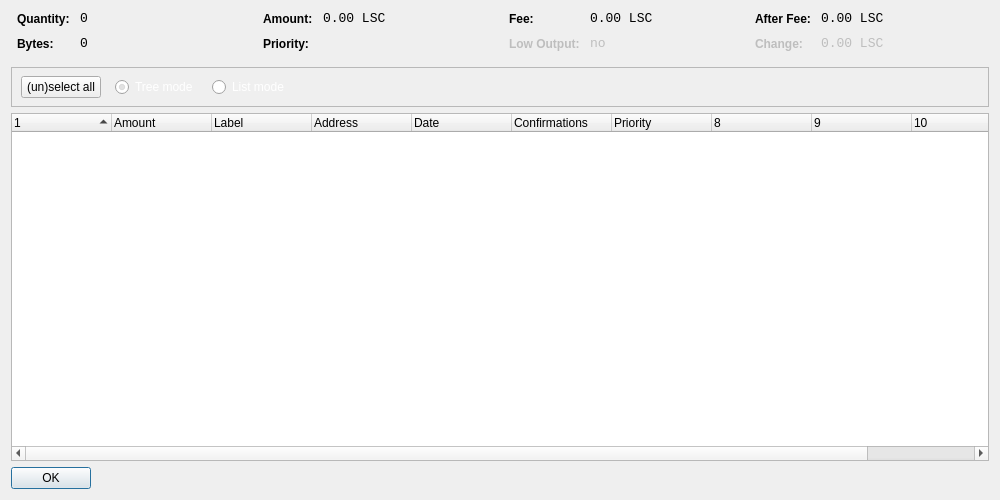
<?xml version="1.0" encoding="UTF-8"?>
<ui version="4.0">
 <class>CoinControlDialog</class>
 <widget class="QDialog" name="CoinControlDialog">
  <property name="geometry">
   <rect>
    <x>0</x>
    <y>0</y>
    <width>1000</width>
    <height>500</height>
   </rect>
  </property>
  <property name="windowTitle">
   <string>Coin Control</string>
  </property>
  <layout class="QVBoxLayout" name="verticalLayout">
   <item>
    <layout class="QHBoxLayout" name="horizontalLayoutTop" stretch="0,0,0,0">
     <property name="topMargin">
      <number>0</number>
     </property>
     <property name="bottomMargin">
      <number>10</number>
     </property>
     <item>
      <layout class="QFormLayout" name="formLayoutCoinControl1">
       <property name="horizontalSpacing">
        <number>10</number>
       </property>
       <property name="verticalSpacing">
        <number>10</number>
       </property>
       <property name="leftMargin">
        <number>6</number>
       </property>
       <property name="rightMargin">
        <number>6</number>
       </property>
       <item row="0" column="0">
        <widget class="QLabel" name="labelCoinControlQuantityText">
         <property name="styleSheet">
          <string notr="true">font-weight:bold;</string>
         </property>
         <property name="text">
          <string>Quantity:</string>
         </property>
        </widget>
       </item>
       <item row="0" column="1">
        <widget class="QLabel" name="labelCoinControlQuantity">
         <property name="font">
          <font>
           <family>Monospace</family>
           <pointsize>10</pointsize>
          </font>
         </property>
         <property name="cursor">
          <cursorShape>IBeamCursor</cursorShape>
         </property>
         <property name="contextMenuPolicy">
          <enum>Qt::ActionsContextMenu</enum>
         </property>
         <property name="text">
          <string notr="true">0</string>
         </property>
         <property name="textInteractionFlags">
          <set>Qt::LinksAccessibleByMouse|Qt::TextSelectableByKeyboard|Qt::TextSelectableByMouse</set>
         </property>
        </widget>
       </item>
       <item row="1" column="0">
        <widget class="QLabel" name="labelCoinControlBytesText">
         <property name="styleSheet">
          <string notr="true">font-weight:bold;</string>
         </property>
         <property name="text">
          <string>Bytes:</string>
         </property>
        </widget>
       </item>
       <item row="1" column="1">
        <widget class="QLabel" name="labelCoinControlBytes">
         <property name="font">
          <font>
           <family>Monospace</family>
           <pointsize>10</pointsize>
          </font>
         </property>
         <property name="cursor">
          <cursorShape>IBeamCursor</cursorShape>
         </property>
         <property name="contextMenuPolicy">
          <enum>Qt::ActionsContextMenu</enum>
         </property>
         <property name="text">
          <string notr="true">0</string>
         </property>
         <property name="textInteractionFlags">
          <set>Qt::LinksAccessibleByMouse|Qt::TextSelectableByKeyboard|Qt::TextSelectableByMouse</set>
         </property>
        </widget>
       </item>
      </layout>
     </item>
     <item>
      <layout class="QFormLayout" name="formLayoutCoinControl2">
       <property name="horizontalSpacing">
        <number>10</number>
       </property>
       <property name="verticalSpacing">
        <number>10</number>
       </property>
       <property name="leftMargin">
        <number>6</number>
       </property>
       <property name="rightMargin">
        <number>6</number>
       </property>
       <item row="0" column="0">
        <widget class="QLabel" name="labelCoinControlAmountText">
         <property name="styleSheet">
          <string notr="true">font-weight:bold;</string>
         </property>
         <property name="text">
          <string>Amount:</string>
         </property>
        </widget>
       </item>
       <item row="0" column="1">
        <widget class="QLabel" name="labelCoinControlAmount">
         <property name="font">
          <font>
           <family>Monospace</family>
           <pointsize>10</pointsize>
          </font>
         </property>
         <property name="cursor">
          <cursorShape>IBeamCursor</cursorShape>
         </property>
         <property name="contextMenuPolicy">
          <enum>Qt::ActionsContextMenu</enum>
         </property>
         <property name="text">
          <string notr="true">0.00 LSC</string>
         </property>
         <property name="textInteractionFlags">
          <set>Qt::LinksAccessibleByMouse|Qt::TextSelectableByKeyboard|Qt::TextSelectableByMouse</set>
         </property>
        </widget>
       </item>
       <item row="1" column="0">
        <widget class="QLabel" name="labelCoinControlPriorityText">
         <property name="styleSheet">
          <string notr="true">font-weight:bold;</string>
         </property>
         <property name="text">
          <string>Priority:</string>
         </property>
        </widget>
       </item>
       <item row="1" column="1">
        <widget class="QLabel" name="labelCoinControlPriority">
         <property name="font">
          <font>
           <family>Monospace</family>
           <pointsize>10</pointsize>
          </font>
         </property>
         <property name="cursor">
          <cursorShape>IBeamCursor</cursorShape>
         </property>
         <property name="contextMenuPolicy">
          <enum>Qt::ActionsContextMenu</enum>
         </property>
         <property name="text">
          <string/>
         </property>
         <property name="textInteractionFlags">
          <set>Qt::LinksAccessibleByMouse|Qt::TextSelectableByKeyboard|Qt::TextSelectableByMouse</set>
         </property>
        </widget>
       </item>
      </layout>
     </item>
     <item>
      <layout class="QFormLayout" name="formLayoutCoinControl3">
       <property name="horizontalSpacing">
        <number>10</number>
       </property>
       <property name="verticalSpacing">
        <number>10</number>
       </property>
       <property name="leftMargin">
        <number>6</number>
       </property>
       <property name="rightMargin">
        <number>6</number>
       </property>
       <item row="0" column="0">
        <widget class="QLabel" name="labelCoinControlFeeText">
         <property name="styleSheet">
          <string notr="true">font-weight:bold;</string>
         </property>
         <property name="text">
          <string>Fee:</string>
         </property>
        </widget>
       </item>
       <item row="0" column="1">
        <widget class="QLabel" name="labelCoinControlFee">
         <property name="font">
          <font>
           <family>Monospace</family>
           <pointsize>10</pointsize>
          </font>
         </property>
         <property name="cursor">
          <cursorShape>IBeamCursor</cursorShape>
         </property>
         <property name="contextMenuPolicy">
          <enum>Qt::ActionsContextMenu</enum>
         </property>
         <property name="text">
          <string notr="true">0.00 LSC</string>
         </property>
         <property name="textInteractionFlags">
          <set>Qt::LinksAccessibleByMouse|Qt::TextSelectableByKeyboard|Qt::TextSelectableByMouse</set>
         </property>
        </widget>
       </item>
       <item row="1" column="0">
        <widget class="QLabel" name="labelCoinControlLowOutputText">
         <property name="enabled">
          <bool>false</bool>
         </property>
         <property name="styleSheet">
          <string notr="true">font-weight:bold;</string>
         </property>
         <property name="text">
          <string>Low Output:</string>
         </property>
        </widget>
       </item>
       <item row="1" column="1">
        <widget class="QLabel" name="labelCoinControlLowOutput">
         <property name="enabled">
          <bool>false</bool>
         </property>
         <property name="font">
          <font>
           <family>Monospace</family>
           <pointsize>10</pointsize>
          </font>
         </property>
         <property name="cursor">
          <cursorShape>IBeamCursor</cursorShape>
         </property>
         <property name="contextMenuPolicy">
          <enum>Qt::ActionsContextMenu</enum>
         </property>
         <property name="text">
          <string notr="true">no</string>
         </property>
         <property name="textInteractionFlags">
          <set>Qt::LinksAccessibleByMouse|Qt::TextSelectableByKeyboard|Qt::TextSelectableByMouse</set>
         </property>
        </widget>
       </item>
      </layout>
     </item>
     <item>
      <layout class="QFormLayout" name="formLayoutCoinControl4">
       <property name="horizontalSpacing">
        <number>10</number>
       </property>
       <property name="verticalSpacing">
        <number>10</number>
       </property>
       <property name="leftMargin">
        <number>6</number>
       </property>
       <property name="rightMargin">
        <number>6</number>
       </property>
       <item row="0" column="0">
        <widget class="QLabel" name="labelCoinControlAfterFeeText">
         <property name="styleSheet">
          <string notr="true">font-weight:bold;</string>
         </property>
         <property name="text">
          <string>After Fee:</string>
         </property>
        </widget>
       </item>
       <item row="0" column="1">
        <widget class="QLabel" name="labelCoinControlAfterFee">
         <property name="font">
          <font>
           <family>Monospace</family>
           <pointsize>10</pointsize>
          </font>
         </property>
         <property name="cursor">
          <cursorShape>IBeamCursor</cursorShape>
         </property>
         <property name="contextMenuPolicy">
          <enum>Qt::ActionsContextMenu</enum>
         </property>
         <property name="text">
          <string notr="true">0.00 LSC</string>
         </property>
         <property name="textInteractionFlags">
          <set>Qt::LinksAccessibleByMouse|Qt::TextSelectableByKeyboard|Qt::TextSelectableByMouse</set>
         </property>
        </widget>
       </item>
       <item row="1" column="0">
        <widget class="QLabel" name="labelCoinControlChangeText">
         <property name="enabled">
          <bool>false</bool>
         </property>
         <property name="styleSheet">
          <string notr="true">font-weight:bold;</string>
         </property>
         <property name="text">
          <string>Change:</string>
         </property>
        </widget>
       </item>
       <item row="1" column="1">
        <widget class="QLabel" name="labelCoinControlChange">
         <property name="enabled">
          <bool>false</bool>
         </property>
         <property name="font">
          <font>
           <family>Monospace</family>
           <pointsize>10</pointsize>
          </font>
         </property>
         <property name="cursor">
          <cursorShape>IBeamCursor</cursorShape>
         </property>
         <property name="contextMenuPolicy">
          <enum>Qt::ActionsContextMenu</enum>
         </property>
         <property name="text">
          <string notr="true">0.00 LSC</string>
         </property>
         <property name="textInteractionFlags">
          <set>Qt::LinksAccessibleByMouse|Qt::TextSelectableByKeyboard|Qt::TextSelectableByMouse</set>
         </property>
        </widget>
       </item>
      </layout>
     </item>
    </layout>
   </item>
   <item>
    <widget class="QFrame" name="frame">
     <property name="minimumSize">
      <size>
       <width>0</width>
       <height>40</height>
      </size>
     </property>
     <property name="frameShape">
      <enum>QFrame::StyledPanel</enum>
     </property>
     <property name="frameShadow">
      <enum>QFrame::Sunken</enum>
     </property>
     <widget class="QWidget" name="horizontalLayoutWidget">
      <property name="geometry">
       <rect>
        <x>10</x>
        <y>0</y>
        <width>781</width>
        <height>41</height>
       </rect>
      </property>
      <layout class="QHBoxLayout" name="horizontalLayoutPanel" stretch="0,0,0,0">
       <property name="spacing">
        <number>14</number>
       </property>
       <item>
        <widget class="QPushButton" name="pushButtonSelectAll">
         <property name="sizePolicy">
          <sizepolicy hsizetype="Maximum" vsizetype="Fixed">
           <horstretch>0</horstretch>
           <verstretch>0</verstretch>
          </sizepolicy>
         </property>
         <property name="text">
          <string>(un)select all</string>
         </property>
        </widget>
       </item>
       <item>
        <widget class="QRadioButton" name="radioTreeMode">
         <property name="sizePolicy">
          <sizepolicy hsizetype="Maximum" vsizetype="Fixed">
           <horstretch>0</horstretch>
           <verstretch>0</verstretch>
          </sizepolicy>
         </property>
         <property name="styleSheet">
          <string notr="true">QAbstractButton {
	color: #FFFFFF;
}
QAbstractButton::indicator {
	border: 1px solid #FFFFFF;
	border-image: url(:/images/checkbox_unchecked) 0 0 0 0 stretch stretch;
	background-position: 0px 0px;
 }
QCheckBox::indicator:unchecked {
	border-image: url(:/images/checkbox_unchecked) 0 0 0 0 stretch stretch;
	background-position: 0px 0px;
 }
QCheckBox::indicator {
	border-image: url(:/images/checkbox_unchecked) 0 0 0 0 stretch stretch;
	background-position: 0px 0px;
 }
QCheckBox::indicator:unchecked {
	border-image: url(:/images/checkbox_unchecked) 0 0 0 0 stretch stretch;
	background-position: 0px 0px;
 }
QCheckBox::indicator:checked {
	border-image: url(:/images/checkbox_checked) 0 0 0 0 stretch stretch;
	background-position: 0px 0px;
 }</string>
         </property>
         <property name="text">
          <string>Tree mode</string>
         </property>
         <property name="checked">
          <bool>true</bool>
         </property>
        </widget>
       </item>
       <item>
        <widget class="QRadioButton" name="radioListMode">
         <property name="sizePolicy">
          <sizepolicy hsizetype="Maximum" vsizetype="Fixed">
           <horstretch>0</horstretch>
           <verstretch>0</verstretch>
          </sizepolicy>
         </property>
         <property name="styleSheet">
          <string notr="true">QAbstractButton {
	color: #FFFFFF;
}
QAbstractButton::indicator {
	border: 1px solid #FFFFFF;
	border-image: url(:/images/checkbox_unchecked) 0 0 0 0 stretch stretch;
	background-position: 0px 0px;
 }
QCheckBox::indicator:unchecked {
	border-image: url(:/images/checkbox_unchecked) 0 0 0 0 stretch stretch;
	background-position: 0px 0px;
 }
QCheckBox::indicator {
	border-image: url(:/images/checkbox_unchecked) 0 0 0 0 stretch stretch;
	background-position: 0px 0px;
 }
QCheckBox::indicator:unchecked {
	border-image: url(:/images/checkbox_unchecked) 0 0 0 0 stretch stretch;
	background-position: 0px 0px;
 }
QCheckBox::indicator:checked {
	border-image: url(:/images/checkbox_checked) 0 0 0 0 stretch stretch;
	background-position: 0px 0px;
 }</string>
         </property>
         <property name="text">
          <string>List mode</string>
         </property>
        </widget>
       </item>
       <item>
        <spacer name="horizontalSpacer">
         <property name="orientation">
          <enum>Qt::Horizontal</enum>
         </property>
         <property name="sizeHint" stdset="0">
          <size>
           <width>40</width>
           <height>20</height>
          </size>
         </property>
        </spacer>
       </item>
      </layout>
     </widget>
    </widget>
   </item>
   <item>
    <widget class="CoinControlTreeWidget" name="treeWidget">
     <property name="contextMenuPolicy">
      <enum>Qt::CustomContextMenu</enum>
     </property>
     <property name="sortingEnabled">
      <bool>false</bool>
     </property>
     <property name="columnCount">
      <number>11</number>
     </property>
     <attribute name="headerShowSortIndicator" stdset="0">
      <bool>true</bool>
     </attribute>
     <attribute name="headerStretchLastSection">
      <bool>false</bool>
     </attribute>
     <column>
      <property name="text">
       <string/>
      </property>
     </column>
     <column>
      <property name="text">
       <string>Amount</string>
      </property>
     </column>
     <column>
      <property name="text">
       <string>Label</string>
      </property>
     </column>
     <column>
      <property name="text">
       <string>Address</string>
      </property>
     </column>
     <column>
      <property name="text">
       <string>Date</string>
      </property>
     </column>
     <column>
      <property name="text">
       <string>Confirmations</string>
      </property>
      <property name="toolTip">
       <string>Confirmed</string>
      </property>
     </column>
     <column>
      <property name="text">
       <string>Priority</string>
      </property>
     </column>
     <column>
      <property name="text">
       <string/>
      </property>
     </column>
     <column>
      <property name="text">
       <string/>
      </property>
     </column>
     <column>
      <property name="text">
       <string/>
      </property>
     </column>
     <column>
      <property name="text">
       <string/>
      </property>
     </column>
    </widget>
   </item>
   <item>
    <widget class="QDialogButtonBox" name="buttonBox">
     <property name="sizePolicy">
      <sizepolicy hsizetype="Maximum" vsizetype="Fixed">
       <horstretch>0</horstretch>
       <verstretch>0</verstretch>
      </sizepolicy>
     </property>
     <property name="orientation">
      <enum>Qt::Horizontal</enum>
     </property>
     <property name="standardButtons">
      <set>QDialogButtonBox::Ok</set>
     </property>
    </widget>
   </item>
  </layout>
 </widget>
 <customwidgets>
  <customwidget>
   <class>CoinControlTreeWidget</class>
   <extends>QTreeWidget</extends>
   <header>coincontroltreewidget.h</header>
  </customwidget>
 </customwidgets>
 <resources/>
 <connections/>
</ui>
